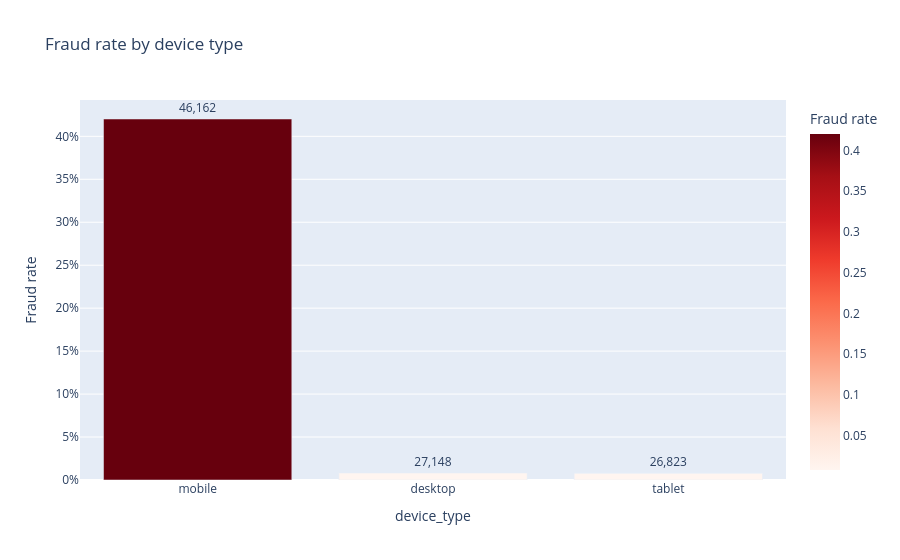
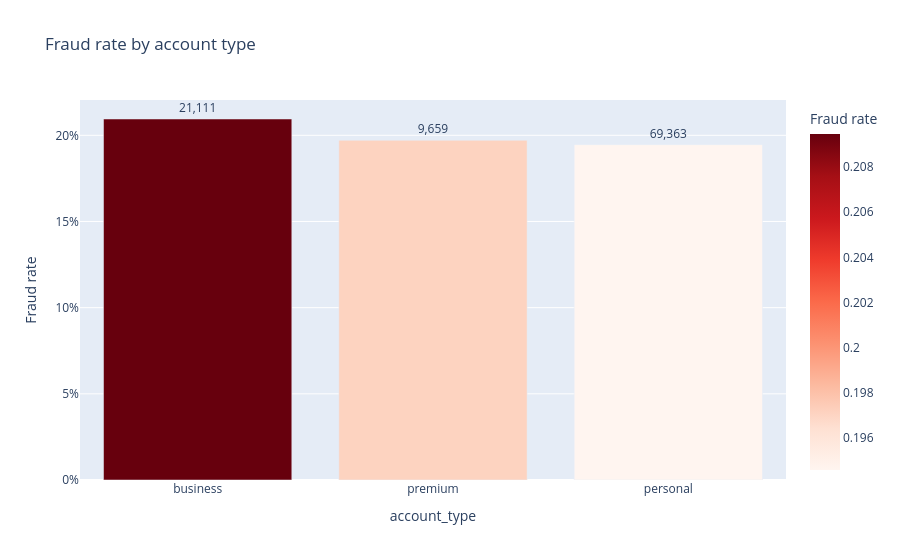
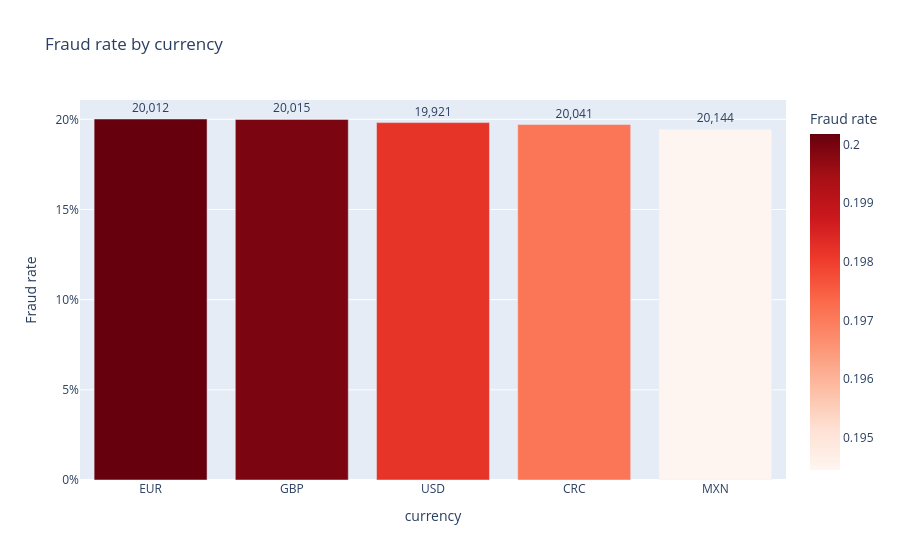
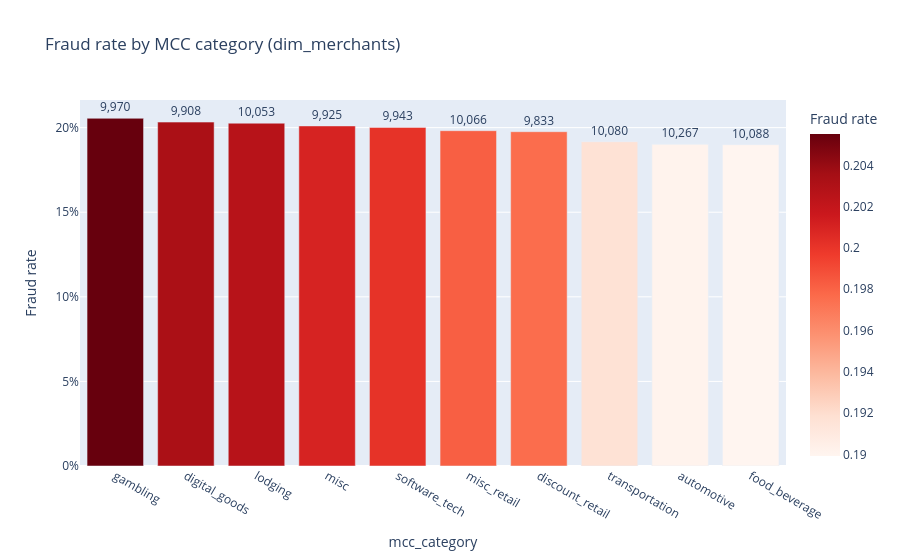

The cell these charts' notebook holds for them, in order:
### Markdown cell above
## Fraud rate by feature

### Code cell
def fraud_rate_bar(col, title):
    agg = (
        df.groupby(col)["is_fraud"]
        .agg(["mean", "count"])
        .rename(columns={"mean": "fraud_rate", "count": "n"})
        .sort_values("fraud_rate", ascending=False)
        .reset_index()
    )
    fig = px.bar(
        agg, x=col, y="fraud_rate", text="n",
        title=title,
        labels={"fraud_rate": "Fraud rate"},
        color="fraud_rate",
        color_continuous_scale="Reds",
    )
    fig.update_yaxes(tickformat=".0%")
    fig.update_traces(texttemplate="%{text:,}", textposition="outside")
    fig.show()

# From fct_transactions
fraud_rate_bar("device_type",  "Fraud rate by device type")
fraud_rate_bar("account_type", "Fraud rate by account type")
fraud_rate_bar("currency",     "Fraud rate by currency")

# From dim_merchants (via join)
fraud_rate_bar("mcc_category", "Fraud rate by MCC category (dim_merchants)")
fraud_rate_bar("risk_tier",    "Fraud rate by risk tier (dim_merchants)")

### Figure 1 — Plotly figure (JSON) as saved in the notebook; plotly's stock layout.template omitted (floating-point values rounded to 4 significant figures)
{"data": [{"hovertemplate": "device_type=%{x}<br>Fraud rate=%{marker.color}<br>n=%{text}<extra></extra>", "legendgroup": "", "marker": {"color": [0.4202, 0.008067, 0.007755], "coloraxis": "coloraxis", "pattern": {"shape": ""}}, "name": "", "orientation": "v", "showlegend": false, "text": [46160.0, 27150.0, 26820.0], "textposition": "outside", "texttemplate": "%{text:,}", "type": "bar", "x": ["mobile", "desktop", "tablet"], "xaxis": "x", "y": [0.4202, 0.008067, 0.007755], "yaxis": "y"}], "layout": {"barmode": "relative", "coloraxis": {"autocolorscale": false, "colorbar": {"title": {"text": "Fraud rate"}}, "colorscale": [[0.0, "rgb(255,245,240)"], [0.125, "rgb(254,224,210)"], [0.25, "rgb(252,187,161)"], [0.375, "rgb(252,146,114)"], [0.5, "rgb(251,106,74)"], [0.625, "rgb(239,59,44)"], [0.75, "rgb(203,24,29)"], [0.875, "rgb(165,15,21)"], [1.0, "rgb(103,0,13)"]]}, "legend": {"tracegroupgap": 0}, "title": {"text": "Fraud rate by device type"}, "xaxis": {"anchor": "y", "domain": [0.0, 1.0], "title": {"text": "device_type"}}, "yaxis": {"anchor": "x", "domain": [0.0, 1.0], "tickformat": ".0%", "title": {"text": "Fraud rate"}}}}

### Figure 2 — Plotly figure (JSON) as saved in the notebook; plotly's stock layout.template omitted (floating-point values rounded to 4 significant figures)
{"data": [{"hovertemplate": "account_type=%{x}<br>Fraud rate=%{marker.color}<br>n=%{text}<extra></extra>", "legendgroup": "", "marker": {"color": [0.2095, 0.1971, 0.1946], "coloraxis": "coloraxis", "pattern": {"shape": ""}}, "name": "", "orientation": "v", "showlegend": false, "text": [21110.0, 9659.0, 69360.0], "textposition": "outside", "texttemplate": "%{text:,}", "type": "bar", "x": ["business", "premium", "personal"], "xaxis": "x", "y": [0.2095, 0.1971, 0.1946], "yaxis": "y"}], "layout": {"barmode": "relative", "coloraxis": {"autocolorscale": false, "colorbar": {"title": {"text": "Fraud rate"}}, "colorscale": [[0.0, "rgb(255,245,240)"], [0.125, "rgb(254,224,210)"], [0.25, "rgb(252,187,161)"], [0.375, "rgb(252,146,114)"], [0.5, "rgb(251,106,74)"], [0.625, "rgb(239,59,44)"], [0.75, "rgb(203,24,29)"], [0.875, "rgb(165,15,21)"], [1.0, "rgb(103,0,13)"]]}, "legend": {"tracegroupgap": 0}, "title": {"text": "Fraud rate by account type"}, "xaxis": {"anchor": "y", "domain": [0.0, 1.0], "title": {"text": "account_type"}}, "yaxis": {"anchor": "x", "domain": [0.0, 1.0], "tickformat": ".0%", "title": {"text": "Fraud rate"}}}}

### Figure 3 — Plotly figure (JSON) as saved in the notebook; plotly's stock layout.template omitted (floating-point values rounded to 4 significant figures)
{"data": [{"hovertemplate": "currency=%{x}<br>Fraud rate=%{marker.color}<br>n=%{text}<extra></extra>", "legendgroup": "", "marker": {"color": [0.2002, 0.2, 0.1982, 0.1971, 0.1944], "coloraxis": "coloraxis", "pattern": {"shape": ""}}, "name": "", "orientation": "v", "showlegend": false, "text": [20010.0, 20020.0, 19920.0, 20040.0, 20140.0], "textposition": "outside", "texttemplate": "%{text:,}", "type": "bar", "x": ["EUR", "GBP", "USD", "CRC", "MXN"], "xaxis": "x", "y": [0.2002, 0.2, 0.1982, 0.1971, 0.1944], "yaxis": "y"}], "layout": {"barmode": "relative", "coloraxis": {"autocolorscale": false, "colorbar": {"title": {"text": "Fraud rate"}}, "colorscale": [[0.0, "rgb(255,245,240)"], [0.125, "rgb(254,224,210)"], [0.25, "rgb(252,187,161)"], [0.375, "rgb(252,146,114)"], [0.5, "rgb(251,106,74)"], [0.625, "rgb(239,59,44)"], [0.75, "rgb(203,24,29)"], [0.875, "rgb(165,15,21)"], [1.0, "rgb(103,0,13)"]]}, "legend": {"tracegroupgap": 0}, "title": {"text": "Fraud rate by currency"}, "xaxis": {"anchor": "y", "domain": [0.0, 1.0], "title": {"text": "currency"}}, "yaxis": {"anchor": "x", "domain": [0.0, 1.0], "tickformat": ".0%", "title": {"text": "Fraud rate"}}}}

### Figure 4 — Plotly figure (JSON) as saved in the notebook; plotly's stock layout.template omitted (floating-point values rounded to 4 significant figures)
{"data": [{"hovertemplate": "mcc_category=%{x}<br>Fraud rate=%{marker.color}<br>n=%{text}<extra></extra>", "legendgroup": "", "marker": {"color": [0.2055, 0.2033, 0.2026, 0.201, 0.2001, 0.1982, 0.1976, 0.1917, 0.1901, 0.1899], "coloraxis": "coloraxis", "pattern": {"shape": ""}}, "name": "", "orientation": "v", "showlegend": false, "text": [9970.0, 9908.0, 10050.0, 9925.0, 9943.0, 10070.0, 9833.0, 10080.0, 10270.0, 10090.0], "textposition": "outside", "texttemplate": "%{text:,}", "type": "bar", "x": ["gambling", "digital_goods", "lodging", "misc", "software_tech", "misc_retail", "discount_retail", "transportation", "automotive", "food_beverage"], "xaxis": "x", "y": [0.2055, 0.2033, 0.2026, 0.201, 0.2001, 0.1982, 0.1976, 0.1917, 0.1901, 0.1899], "yaxis": "y"}], "layout": {"barmode": "relative", "coloraxis": {"autocolorscale": false, "colorbar": {"title": {"text": "Fraud rate"}}, "colorscale": [[0.0, "rgb(255,245,240)"], [0.125, "rgb(254,224,210)"], [0.25, "rgb(252,187,161)"], [0.375, "rgb(252,146,114)"], [0.5, "rgb(251,106,74)"], [0.625, "rgb(239,59,44)"], [0.75, "rgb(203,24,29)"], [0.875, "rgb(165,15,21)"], [1.0, "rgb(103,0,13)"]]}, "legend": {"tracegroupgap": 0}, "title": {"text": "Fraud rate by MCC category (dim_merchants)"}, "xaxis": {"anchor": "y", "domain": [0.0, 1.0], "title": {"text": "mcc_category"}}, "yaxis": {"anchor": "x", "domain": [0.0, 1.0], "tickformat": ".0%", "title": {"text": "Fraud rate"}}}}
